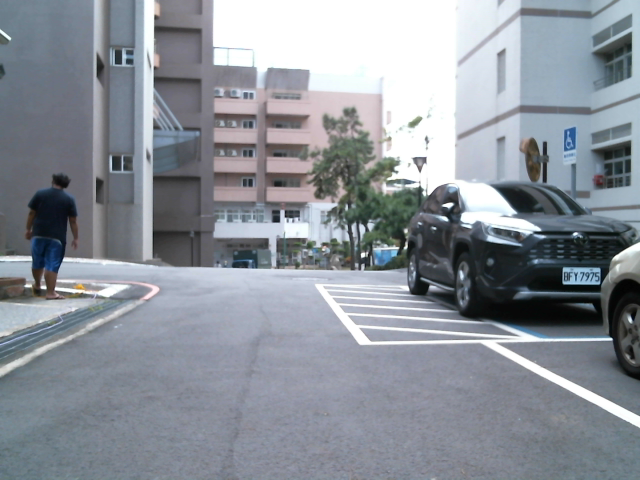
#> input picture 2.png, 640 x 480 px
$ python undistor_image.py
#> lines starting #> are read from the running program, lines starting #| are printed output that depends on the picture
import numpy as np
import cv2


def load_parameter(img):
#> called with img = '2.png'
    parameters = np.load("C.npz")
#> (reads C.npz from the repository)
    mtx = parameters["mtx"]
    dist = parameters["dist"]
    rvecs = parameters["rvecs"]
    tvecs = parameters["tvecs"]
    print(mtx)
    img = cv2.imread(img, 0)
#> img: shape (480, 640); min 3, max 255, mean 144.3
    h, w = img.shape[:2]
#> h = 480; w = 640

    newcameramtx, roi = cv2.getOptimalNewCameraMatrix(mtx, dist, (w, h), 1, (w, h))
#> roi = (10, 9, 619, 462)
    # undistort

    dst = cv2.undistort(img, mtx, dist, None, newcameramtx)
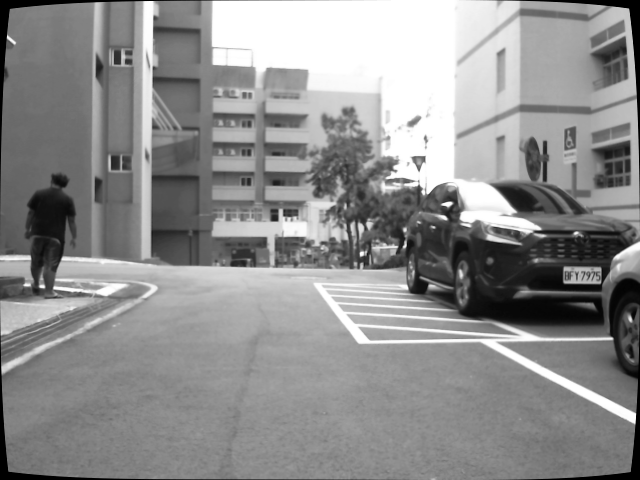
#> dst: shape (480, 640); min 0, max 255, mean 142.4
    return dst


img = "2.png"

img = load_parameter(img)
cv2.imshow("undistortion", img)
cv2.waitKey(2222000)
